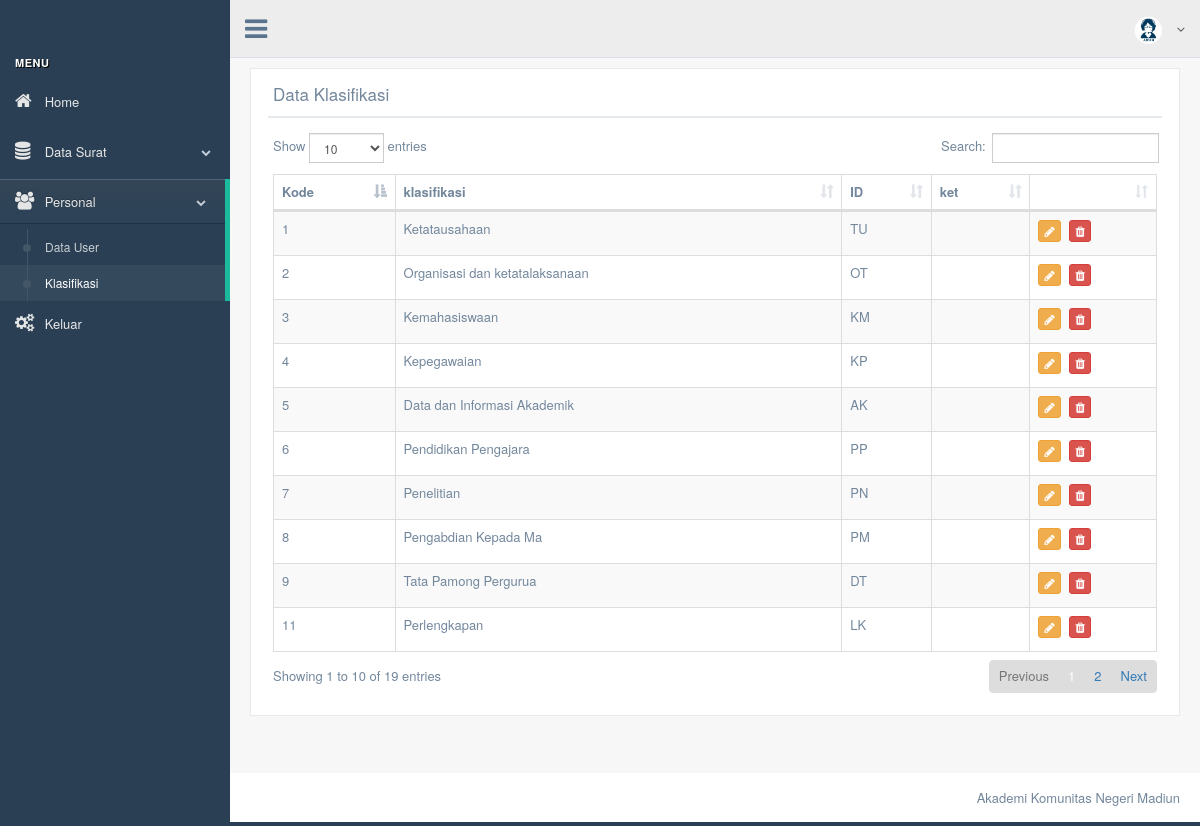
The app's page /production/tabel_klasifikasi.php (signed in) with its own data.
### tables this page shows
CREATE TABLE `klasifikasi` (
  `kode` int(10) NOT NULL,
  `klasifikasi` varchar(40) DEFAULT NULL,
  `id` varchar(4) NOT NULL
);

### production/tabel_klasifikasi.php (the view, shortened to what this page needs)
<!DOCTYPE html>
<html lang="en">
  <head>
    <link href="../vendors/bootstrap/dist/css/bootstrap.min.css" rel="stylesheet">
    <link href="../vendors/font-awesome/css/font-awesome.min.css" rel="stylesheet">
    <link href="../vendors/nprogress/nprogress.css" rel="stylesheet">
    <link href="../vendors/iCheck/skins/flat/green.css" rel="stylesheet">
    <link href="../vendors/datatables.net-bs/css/dataTables.bootstrap.min.css" rel="stylesheet">
    <link href="../vendors/datatables.net-buttons-bs/css/buttons.bootstrap.min.css" rel="stylesheet">
    <link href="../vendors/datatables.net-fixedheader-bs/css/fixedHeader.bootstrap.min.css" rel="stylesheet">
    <link href="../vendors/datatables.net-responsive-bs/css/responsive.bootstrap.min.css" rel="stylesheet">
    <link href="../vendors/datatables.net-scroller-bs/css/scroller.bootstrap.min.css" rel="stylesheet">
    <link href="../build/css/custom.min.css" rel="stylesheet">
  </head>
<?php
if(empty($_SESSION['JenengAdmin'])){
echo "<script>";
echo "alert('Akses Ditolak');";
echo "location='../login.php'";
echo "</script>";
}else{
?>
  <body class="nav-md">
    <div class="container body">
      <div class="main_container">
        <?php
		require_once("menu.php");
		?>
        <div class="top_nav">
          <?php
		  require_once("navigation.php");
		  ?>
        </div>
        <div class="right_col" role="main">
          <div class="">
            <div class="row">
              <div class="col-md-12 col-sm-12 col-xs-12">
                <div class="x_panel">
                  <div class="x_title">
                    <h2>Data Klasifikasi<small><a href="#" class="btn btn-success btn-xs"><span class="fa fa-plus"></span> Tambah Data</a></small></h2>
                    <div class="clearfix"></div>
                  </div>
                  <div class="x_content">
                    <table id="datatable-responsive" class="table table-striped table-bordered dt-responsive nowrap" cellspacing="0" width="100%">
                      <thead>
                        <tr>
                          <th>Kode</th>
                          <th>klasifikasi</th>
                          <th>ID </th>
                          <th>ket</th>
						  <td></td>
                        </tr>
                      </thead>
                      <tbody>
					  	<?php
						require_once("Connections/koneksi.php");
					  	$query_kls=mysqli_query($link,"select * from klasifikasi");
						while($row_kls=mysqli_fetch_object($query_kls)){
					  	?>
                        <tr>
                          <td><?php echo $row_kls->kode;?></td>
                          <td><?php echo $row_kls->klasifikasi;?></td>
                          <td><?php echo $row_kls->id;?></td>
						  <td></td>
						  <td>
							<a title="Rubah Data" class="btn btn-warning btn-xs" href="#"><i class="fa fa-pencil"></i></a>
							<a title="Hapus Data" class="btn btn-danger btn-xs" href="hapus.php?set=klasifikasi&id=<?php echo $row_user->kode;?>"><i class="fa fa-trash"></i></a>
						  </td>
                        </tr>
						<?php
						}
						?>
                      </tbody>
                    </table>
                  </div>
                </div>
              </div>
            </div>
          </div>
        </div>
        <footer>
          <div class="pull-right">
            Akademi Komunitas Negeri Madiun
          </div>
          <div class="clearfix"></div>
        </footer>
      </div>
    </div>
  </body>
  <?php
  }
  ?>
</html>

### records on screen
klasifikasi: kode "1", klasifikasi "Ketatausahaan", id "TU"
klasifikasi: kode "2", klasifikasi "Organisasi dan ketatalaksanaan", id "OT"
klasifikasi: kode "3", klasifikasi "Kemahasiswaan", id "KM"
klasifikasi: kode "4", klasifikasi "Kepegawaian", id "KP"
klasifikasi: kode "5", klasifikasi "Data dan Informasi Akademik", id "AK"
klasifikasi: kode "6", klasifikasi "Pendidikan Pengajara", id "PP"
klasifikasi: kode "7", klasifikasi "Penelitian", id "PN"
klasifikasi: kode "8", klasifikasi "Pengabdian Kepada Ma", id "PM"
klasifikasi: kode "9", klasifikasi "Tata Pamong Pergurua", id "DT"
klasifikasi: kode "11", klasifikasi "Perlengkapan", id "LK"
